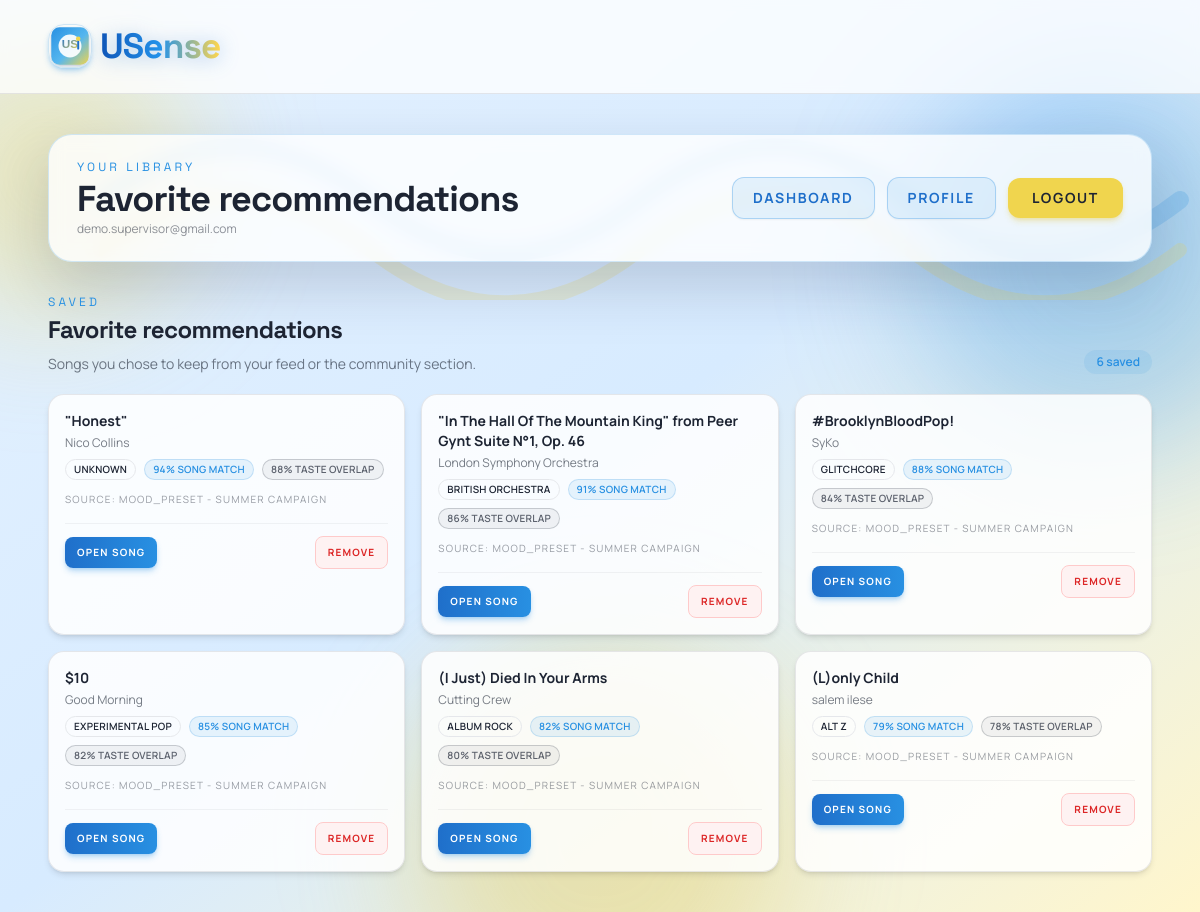
The page /favorites (signed in) on the database its author committed.
### backend/models/database.py (models this page shows, shortened)
class User(db.Model):
    id = db.Column(db.Integer, primary_key=True)
    username = db.Column(db.String(256), unique=True, nullable=False)
    password_hash = db.Column(db.String(150), nullable=False)

class FavoriteRecommendation(db.Model):
    id = db.Column(db.Integer, primary_key=True)
    user_id = db.Column(db.Integer, db.ForeignKey("user.id"), nullable=False)
    track_name = db.Column(db.String(255), nullable=False)
    artist_name = db.Column(db.String(255), nullable=False)
    genre = db.Column(db.String(120), nullable=True)
    spotify_url = db.Column(db.String(600), nullable=True)
    color = db.Column(db.String(20), nullable=True)
    match_score = db.Column(db.Integer, nullable=True)
    source_type = db.Column(db.String(32), nullable=True)
    source_label = db.Column(db.String(120), nullable=True)
    taste_match = db.Column(db.Integer, nullable=True)
    created_at = db.Column(db.DateTime, nullable=False, server_default=db.func.now())
    user = db.relationship(
        "User", backref=db.backref("favorite_recommendations", lazy=True)
    )
    __table_args__ = (
        db.UniqueConstraint(
            "user_id", "track_name", "artist_name", name="uq_favorite_track_per_user"
        ),
    )

### backend/main.py (the view)
@app.route("/favorites")
def favorites():
    if "email" not in session:
        return redirect(url_for("home"))
    user = User.query.filter_by(username=session["email"]).first()
    prefs = UserPreferences.query.filter_by(user_id=user.id).first() if user else None
    display_name = (
        (prefs.display_name or session["email"]) if prefs else session["email"]
    )
    favorite_recommendations = get_favorite_recommendations(user)
    return render_template(
        "favorites.html",
        email=session["email"],
        display_name=display_name,
        favorite_recommendations=favorite_recommendations,
    )

### backend/services/favorites_service.py (called while the page is built)
def get_favorite_recommendations(user):
    if not user:
        return []
    favorites = (
        FavoriteRecommendation.query.filter_by(user_id=user.id)
        .order_by(FavoriteRecommendation.created_at.desc())
        .all()
    )
    from services.song_service import ALL_SONGS
    song_map = {}
    for song in ALL_SONGS:
        k = f"{song['trackName'].strip().lower()}|||{song['artistName'].strip().lower()}"
        song_map[k] = song.get("spotify_url")
    for fav in favorites:
        if not fav.spotify_url:
            k = f"{fav.track_name.strip().lower()}|||{fav.artist_name.strip().lower()}"
            fav.spotify_url = song_map.get(k)
    return favorites

### frontend/templates/favorites.html (shortened to what this page needs)
{% extends "base.html" %} {% block body %}
<main class="mx-auto w-full max-w-6xl px-4 py-8 md:px-6 md:py-10">
  <div
    class="rise mb-8 flex flex-col items-start justify-between gap-4 rounded-3xl border border-tide/20 bg-white/80 px-7 py-6 shadow-float backdrop-blur sm:flex-row sm:items-center"
  >
    <div>
      <p class="font-display text-xs uppercase tracking-[0.26em] text-tide">
        Your library
      </p>
      <h2
        class="mt-1 font-display text-3xl font-bold tracking-tight text-ink md:text-4xl"
      >
        Favorite recommendations
      </h2>
      <p class="mt-0.5 text-xs text-ink/50">{{ email }}</p>
    </div>
    <div class="flex shrink-0 items-center gap-3">
      <a
        href="{{ url_for('dashboard') }}"
        class="rounded-xl border border-tide/30 bg-tide/10 px-5 py-2.5 text-sm font-bold uppercase tracking-[0.12em] text-deep shadow-sm transition hover:bg-tide/20"
        >Dashboard</a
      >
      <a
        href="{{ url_for('profile') }}"
        class="rounded-xl border border-tide/30 bg-tide/10 px-5 py-2.5 text-sm font-bold uppercase tracking-[0.12em] text-deep shadow-sm transition hover:bg-tide/20"
        >Profile</a
      >
      <a
        href="{{ url_for('logout') }}"
        class="rounded-xl bg-sun px-6 py-2.5 text-sm font-bold uppercase tracking-[0.12em] text-ink shadow-md shadow-amber/30 transition hover:translate-y-[-1px] hover:bg-amber"
        >Logout</a
      >
    </div>
  </div>
  {% include "_favorites_section.html" %}
</main>
{% endblock %}

### frontend/templates/_favorites_section.html (shortened to what this page needs)
<section class="rise mt-8" style="animation-delay: 120ms">
  <div class="mb-5 flex items-end justify-between gap-3">
    <div>
      <p class="font-display text-xs uppercase tracking-[0.26em] text-tide">
        Saved
      </p>
      <h3 class="mt-1 font-display text-2xl font-bold tracking-tight text-ink">
        Favorite recommendations
      </h3>
      <p class="mt-2 text-sm text-ink/60">
        Songs you chose to keep from your feed or the community section.
      </p>
    </div>
    <span
      class="rounded-full bg-tide/10 px-3 py-1 text-xs font-semibold text-tide"
      >{{ favorite_recommendations|length }} saved</span
    >
  </div>
  {% if favorite_recommendations %}
  <div class="grid gap-4 sm:grid-cols-2 lg:grid-cols-3">
    {% for item in favorite_recommendations %}
    <article
      class="rounded-2xl border border-ink/10 bg-white/85 p-4 shadow-md backdrop-blur"
    >
      <p class="text-sm font-bold text-ink">{{ item.track_name }}</p>
      <p class="mt-1 text-xs text-ink/60">{{ item.artist_name }}</p>
      <div class="mt-2 flex flex-wrap items-center gap-2">
        {% if item.genre %}
        <span
          class="rounded-full border px-2 py-0.5 text-[10px] font-semibold uppercase tracking-wide"
          data-tag-color="{{ item.color or '#1f6fca' }}"
        >
          {{ item.genre }}
        </span>
        {% endif %} {% if item.match_score is not none %}
        <span
          class="rounded-full border border-tide/20 bg-tide/10 px-2 py-0.5 text-[10px] font-semibold uppercase tracking-wide text-tide"
        >
          {{ item.match_score }}% song match
        </span>
        {% endif %} {% if item.taste_match is not none %}
        <span
          class="rounded-full border border-ink/20 bg-ink/5 px-2 py-0.5 text-[10px] font-semibold uppercase tracking-wide text-ink/70"
        >
          {{ item.taste_match }}% taste overlap
        </span>
        {% endif %}
      </div>
      <p class="mt-3 text-[10px] uppercase tracking-[0.12em] text-ink/45">
        Source: {{ item.source_type or 'recommendation' }}{% if
        item.source_label %} - {{ item.source_label }}{% endif %}
      </p>
      <div class="mt-4 flex items-center justify-between gap-3 border-t border-ink/5 pt-3">
        <a
          href="{{ item.spotify_url if item.spotify_url else '#' }}"
          target="_blank"
          rel="noopener noreferrer"
          class="inline-flex items-center gap-1.5 rounded-lg bg-gradient-to-r from-deep to-tide px-3 py-2 text-[10px] font-bold uppercase tracking-[0.12em] text-white shadow-md shadow-tide/30 transition hover:translate-y-[-1px] hover:shadow-lg {% if not item.spotify_url %}pointer-events-none opacity-40{% endif %}"
        >
          Open Song
        </a>
        <form
          action="{{ url_for('remove_favorite_recommendation', favorite_id=item.id) }}"
          method="post"
          class="m-0"
        >
          <button
            type="submit"
            class="inline-flex items-center gap-1.5 rounded-lg border border-red-200 bg-red-50 px-3 py-2 text-[10px] font-bold uppercase tracking-[0.12em] text-red-600 transition hover:bg-red-100 hover:text-red-700"
          >
            Remove
          </button>
        </form>
      </div>
    </article>
    {% endfor %}
  </div>
  {% endif %}
</section>

### frontend/templates/base.html (style rules this page uses)
html { scroll-behavior: smooth; }
.rise { animation: rise 500ms ease-out both; }

### rows shown on the page
User: username "demo.supervisor@gmail.com"
FavoriteRecommendation: track_name "\"Honest\"", artist_name "Nico Collins", genre "UNKNOWN", match_score "94", taste_match "88", source_type "MOOD_PRESET", source_label "SUMMER CAMPAIGN"
FavoriteRecommendation: track_name "\"In The Hall Of The Mountain King\" from Peer Gynt Suite N°1, Op. 46", artist_name "London Symphony Orchestra", genre "BRITISH ORCHESTRA", match_score "91", taste_match "86", source_type "MOOD_PRESET", source_label "SUMMER CAMPAIGN"
FavoriteRecommendation: track_name "#BrooklynBloodPop!", artist_name "SyKo", genre "GLITCHCORE", match_score "88", taste_match "84", source_type "MOOD_PRESET", source_label "SUMMER CAMPAIGN"
FavoriteRecommendation: track_name "$10", artist_name "Good Morning", genre "EXPERIMENTAL POP", match_score "85", taste_match "82", source_type "MOOD_PRESET", source_label "SUMMER CAMPAIGN"
FavoriteRecommendation: track_name "(I Just) Died In Your Arms", artist_name "Cutting Crew", genre "ALBUM ROCK", match_score "82", taste_match "80", source_type "MOOD_PRESET", source_label "SUMMER CAMPAIGN"
FavoriteRecommendation: track_name "(L)only Child", artist_name "salem ilese", genre "ALT Z", match_score "79", taste_match "78", source_type "MOOD_PRESET", source_label "SUMMER CAMPAIGN"

### other values the page prints
{{ favorite_recommendations|length }} "6"
